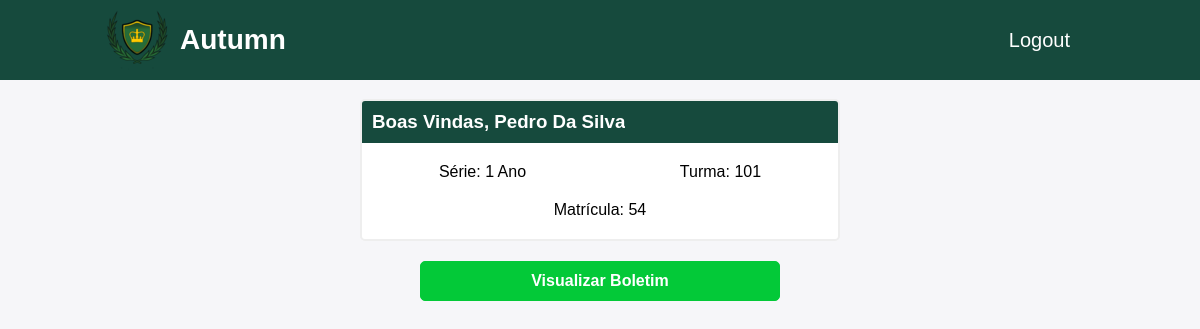
The page /escola/alunos/homealuno/home.php (signed in) on the database its author committed.
### tables this page shows
CREATE TABLE `alunos` (
  `nome` char(85) NOT NULL,
  `login` varchar(12) NOT NULL,
  `senha` varchar(60) NOT NULL,
  `matricula` int(8) NOT NULL,
  `turma` char(20) NOT NULL,
  `serie` char(20) NOT NULL,
  `segmento` char(35) NOT NULL,
  `status` char(12) NOT NULL
);

CREATE TABLE `series` (
  `id` int(12) NOT NULL,
  `serie` int(10) NOT NULL,
  `segmento` char(35) NOT NULL
);

### escola/alunos/homealuno/home.php (the view, shortened to what this page needs)
<!DOCTYPE html>
<html lang="pt-BR">
<head>
    <link rel="stylesheet" href="home.css">
</head>
<body>
    <header>
        <div class="nav-bar-elements">
            <img src="../../images/oregonnovalogo (5).png" alt="#">
            <div class="logo">Autumn</div>
        </div>
        <nav class="nav-bar">
            <ul>
                <li>
                    <a href="../logout.php" class="active">Logout</a>
                </li>
            </ul>
        </nav>
    </header>
    <main>
        <div class="infos">
            <div class="items">
                <?php
                    require '../../connect/connect.php';
                    $login = $_SESSION['login'];
                    $sql = "SELECT * FROM alunos WHERE login = '$login';";
                    $result = mysqli_query($conn, $sql);
                    $row = mysqli_fetch_assoc($result);
                    $serieid = $row['serie'];
                    $sql_serie = "SELECT * FROM series WHERE id = '$serieid';";
                    $result_serie = mysqli_query($conn, $sql_serie);
                    echo "<div class='title'>";
                    echo "<h3>Boas Vindas, ". $row['nome'] ."</h3>";
                    echo "</div>";
                    echo "<div class='turmaSerie'>";
                    if(mysqli_num_rows($result_serie) > 0){
                        $row_serie = mysqli_fetch_assoc($result_serie);
                        $newserie = $row_serie['serie'];
                        echo "<span>Série: ". $newserie ." Ano</span>";
                    }
                    else{
                        echo "<span>Série: Sem série</span>";
                    }
                    echo "<span>Turma: ". $row['turma'] ."</span>";
                    echo "</div>";
                    echo "<div class='matricula'>";
                    echo "<span>Matrícula: ". $row['matricula'] ."</span>";
                    echo "</div>";
                ?>
            </div>
            <div class="button">
                <a href="../boletim/boletim.php">Visualizar Boletim</a>
            </div>
        </div>
    </main>
</body>
</html>

### escola/alunos/homealuno/home.css (style rules this page uses)
* { font-family: sans-serif; box-sizing: border-box; padding: 0; margin: 0; list-style: none; text-decoration: none; overflow: hidden; }
body { background: #f6f6f9; }
header { width: 100%; height: 80px; background: #164a3d; display: flex; align-items: center; justify-content: space-between; padding: 0 100px; }
.logo { font-size: 28px; font-weight: bold; color: #fff; display: flex; align-items: center; justify-content: center; margin-left: 5px; }
.nav-bar-elements { display: flex; flex-direction: right; justify-content: flex-start; }
.nav-bar ul { display: flex; }
.nav-bar ul li a { display: block; color: #fff; font-size: 20px; padding: 10px 25px; border-radius: 50px; transition: 0.2s; margin: 0 5px; }
main { display: flex; align-items: center; justify-content: center; min-height: 30vh; }
.items { background-color: #fff; border-radius: 5px; width: 40%; border: 2px solid #eee; }
.infos { display: flex; flex-direction: column; align-items: center; justify-content: center; width: 100%; }
.title { display: flex; background-color: #164a3d; width: 100%; padding: 10px; color: #fff; }
.turmaSerie { display: flex; justify-content: space-around; margin-top: 20px; }
.matricula { display: flex; width: 100%; align-items: center; justify-content: center; margin-top: 20px; margin-bottom: 20px; }
.button { display: flex; width: 30%; align-items: center; justify-content: center; margin-top: 20px; }
.button a { border: 1px solid #03c938; background-color: #03c938; font-size: 16px; font-weight: bold; padding: 10px; border-radius: 5px; width: 100%; text-align: center; color: #fff; }

### rows shown on the page
alunos: nome "Pedro Da Silva", turma "101", matricula "54"
series: serie "1"
